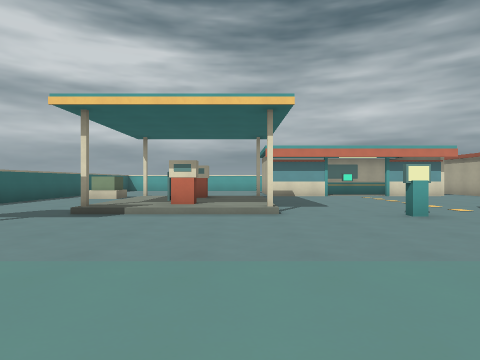
View 1 (above)

24 first-person views from a walk through a Godot game level. The camera is 1.3 m above the floor, looks level and sees 75° across. The floor is counted in squares, 2 m on a side. Each view is taken from the middle of a square. On the plan, view 1 faces up. The plan holds only what a view shows up to about 10 squares ahead; the rest is blank. The place goes on beyond the plan.

View 2
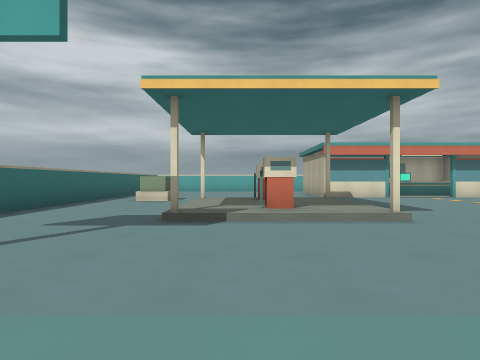

View 3
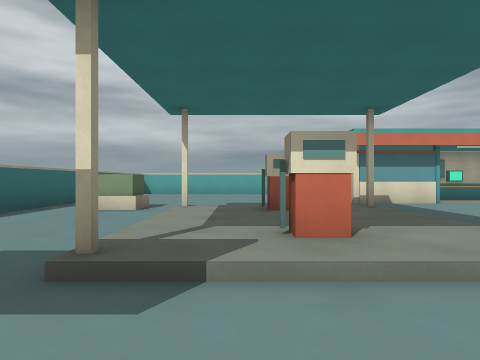

View 4
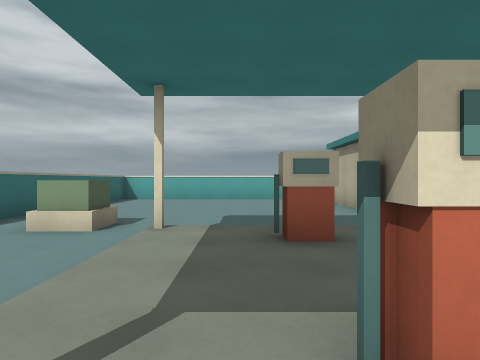

View 5
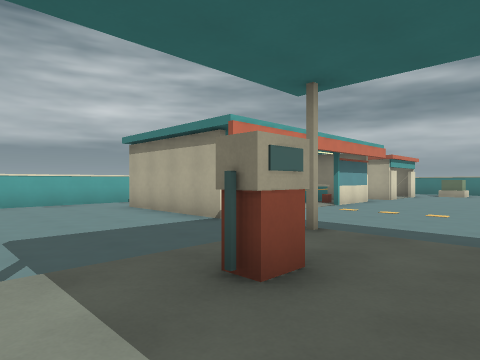

View 6
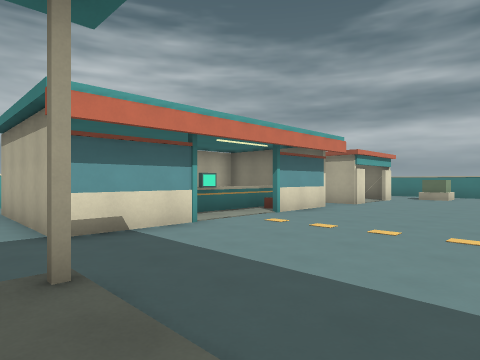

View 7
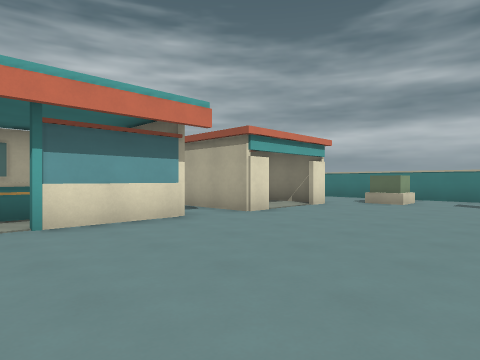

View 8
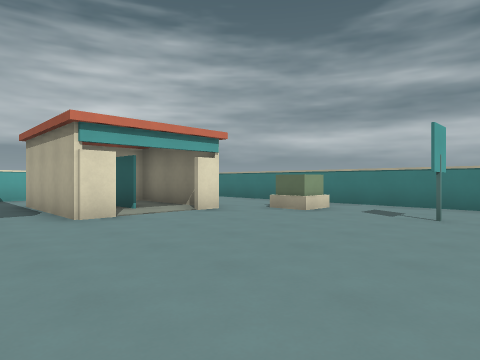

View 9
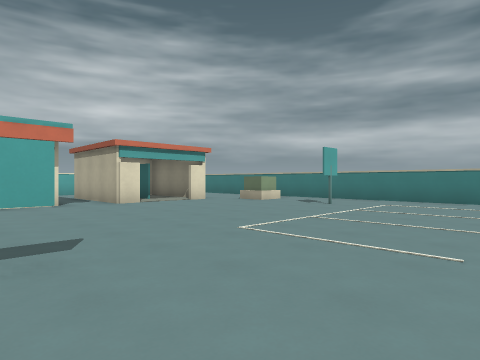

View 10
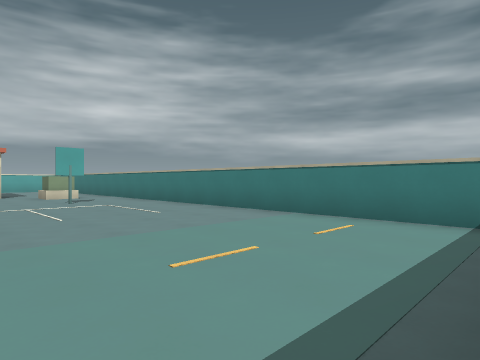

View 11
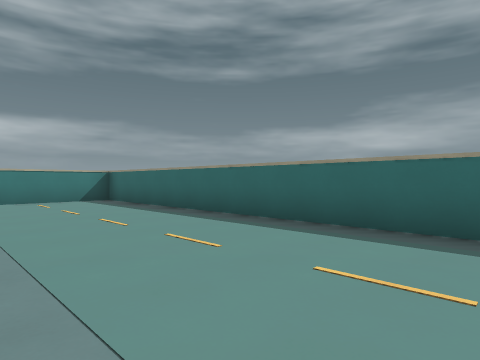

View 12
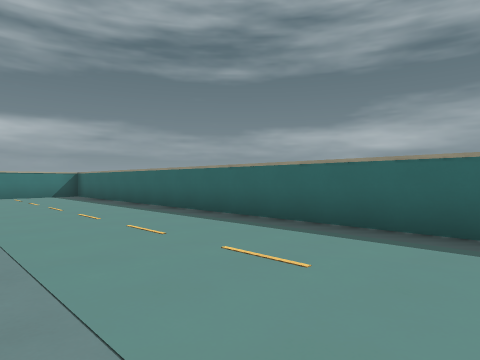

View 13
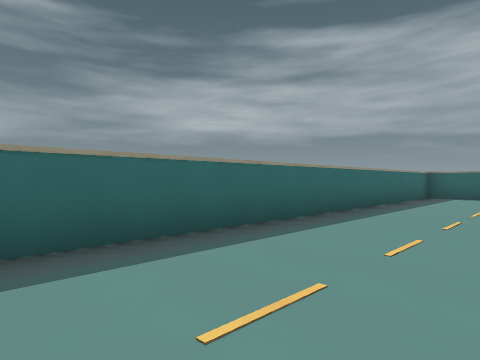

View 14
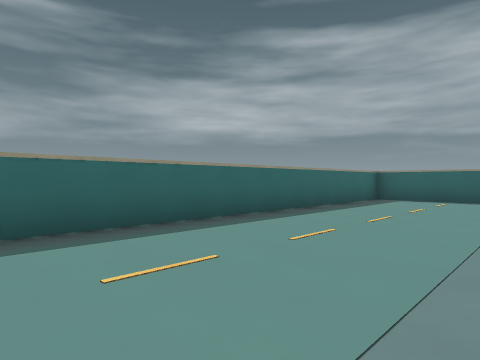

View 15
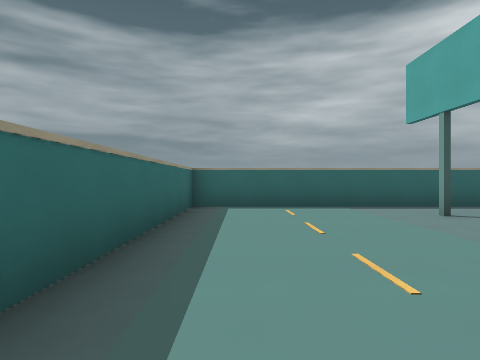

View 16
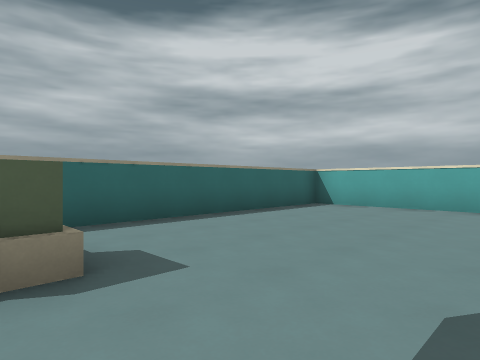

View 17
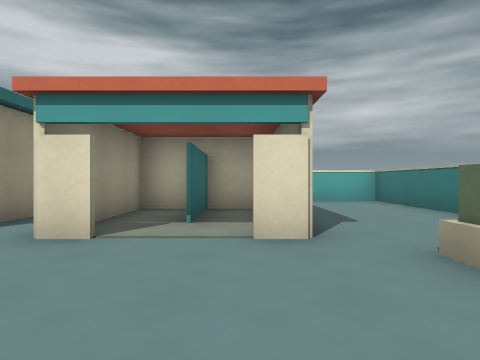

View 18
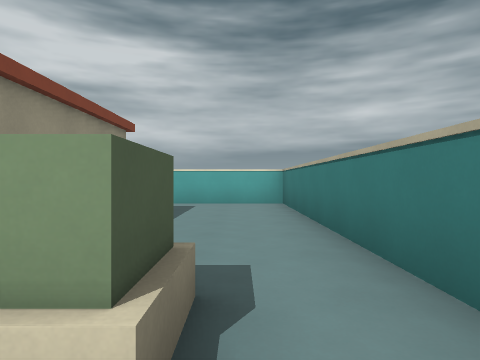

View 19
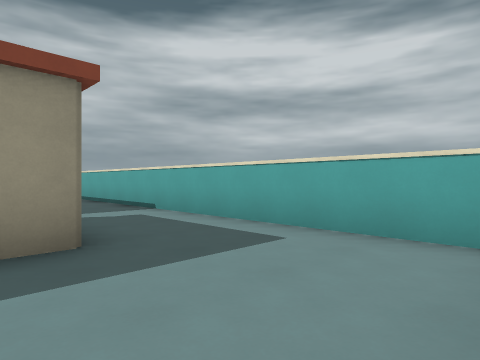

View 20
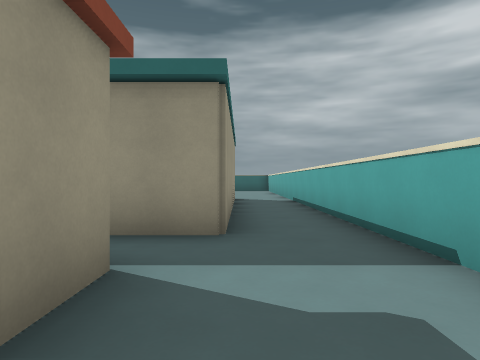

View 21
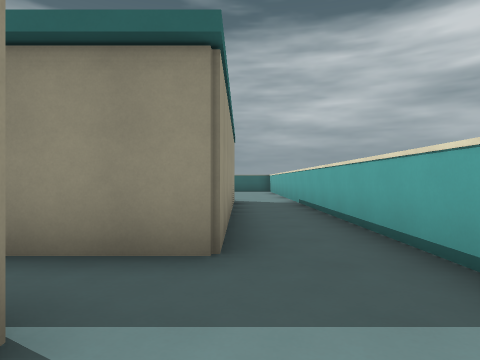

View 22
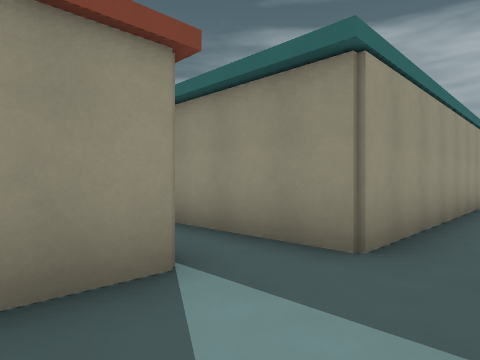

View 23
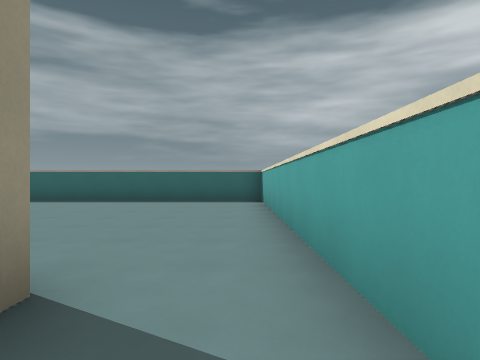

View 24
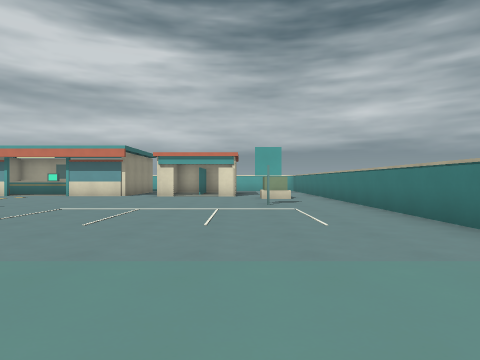

### Floor plan
Key: @ floor where view 1 was taken; # wall or solid block; . main floor; : floor 0.25 m higher than the main floor; / step, stairs or slope; ^ raised ledge; P pedestal; B block.
Columns run from 7 left of view 1 to 17 right of it. Each row starts with its distance up from view 1.
 19 #########################
 18 #.......................#
 17 #.......########........#
 16 #.......#      #.####...#
 15 #.......#      #.##.#...#
 14 #........# ^^^^#.##.#...#
 13 #........  ..# #.#..#...#
 12 #.......................#
 11 #.B..................B..#
 10 #...#:::#...............#
  9 #.../:#:/...............#
  8 #.../:::/............#..#
  7 #.../:#:/....#..........#
  6 #...#///#.P.............#
  5 #........... ...........#
  4 #.#........  ...........#
  3 #.......................#
  2 #.......................#
  1 #.......................#
  0 #......@................#
 -1 #.......................#
 -2 #########################

Where each view was taken, in squares from view 1:
view 1: 0 up, 0 right, facing up
view 2: 1 up, 2 left, facing up
view 3: 4 up, 2 left, facing up
view 4: 6 up, 2 left, facing up
view 5: 8 up, 3 left, facing up-right
view 6: 8 up, 0 right, facing up-right
view 7: 8 up, 5 right, facing up-right
view 8: 7 up, 8 right, facing up-right
view 9: 4 up, 6 right, facing up-right
view 10: 1 down, 11 right, facing up-right
view 11: 3 up, 6 right, facing down-right
view 12: 3 up, 3 right, facing down-right
view 13: 2 up, 6 right, facing down-left
view 14: 3 up, 4 right, facing down-left
view 15: 0 up, 1 right, facing left
view 16: 11 up, 2 left, facing up-left
view 17: 9 up, 12 right, facing up
view 18: 10 up, 15 right, facing up
view 19: 15 up, 16 right, facing up-left
view 20: 17 up, 12 right, facing left
view 21: 17 up, 11 right, facing left
view 22: 18 up, 11 right, facing down-left
view 23: 18 up, 3 right, facing left
view 24: 0 up, 13 right, facing up
